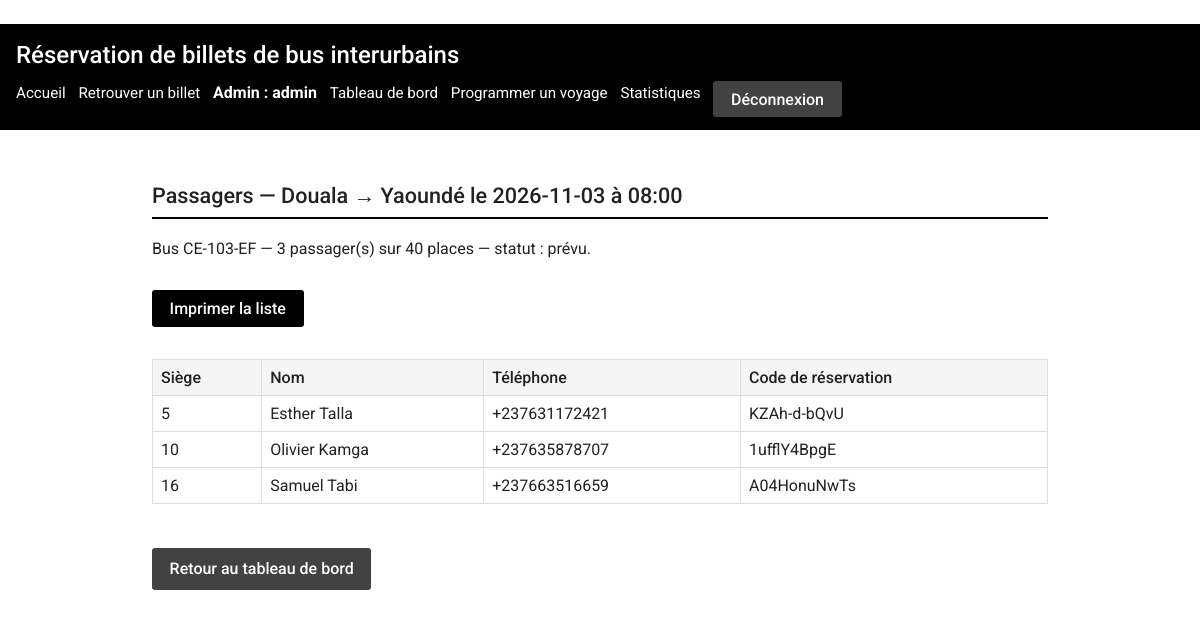
/admin/voyages/57/passagers (signed in), run on the app's committed database.
### tables this page shows
CREATE TABLE trajets (
    id              INTEGER PRIMARY KEY AUTOINCREMENT,
    ville_depart    TEXT NOT NULL
                    CHECK (ville_depart IN ('Douala','Yaoundé','Bafoussam','Kribi','Buea')),
    ville_arrivee   TEXT NOT NULL
                    CHECK (ville_arrivee IN ('Douala','Yaoundé','Bafoussam','Kribi','Buea')),
    duree_minutes   INTEGER NOT NULL CHECK (duree_minutes > 0),
    prix_classique  REAL NOT NULL CHECK (prix_classique > 0),
    prix_vip        REAL NOT NULL CHECK (prix_vip > 0),
    CHECK (ville_depart <> ville_arrivee)
);

CREATE TABLE voyages (
    id        INTEGER PRIMARY KEY AUTOINCREMENT,
    trajet_id INTEGER NOT NULL REFERENCES trajets(id),
    bus_id    INTEGER NOT NULL REFERENCES bus(id),
    date      TEXT NOT NULL,            -- format ISO AAAA-MM-JJ
    heure     TEXT NOT NULL,            -- format HH:MM
    statut    TEXT NOT NULL DEFAULT 'prévu'
              CHECK (statut IN ('prévu','parti','annulé'))
);

CREATE TABLE bus (
    id              INTEGER PRIMARY KEY AUTOINCREMENT,
    immatriculation TEXT NOT NULL UNIQUE,
    nombre_places   INTEGER NOT NULL CHECK (nombre_places BETWEEN 1 AND 100),
    type            TEXT NOT NULL CHECK (type IN ('classique','vip'))
);

CREATE TABLE billets (
    id               INTEGER PRIMARY KEY AUTOINCREMENT,
    voyage_id        INTEGER NOT NULL REFERENCES voyages(id),
    numero_siege     INTEGER NOT NULL CHECK (numero_siege >= 1),
    nom              TEXT NOT NULL,
    telephone        TEXT NOT NULL,
    piece_identite   TEXT NOT NULL,
    code_reservation TEXT NOT NULL UNIQUE,
    date_achat       TEXT NOT NULL,     -- format ISO AAAA-MM-JJ
    -- Anti double-vente : un siège jamais deux fois pour le même voyage
    UNIQUE (voyage_id, numero_siege)
);

### app.py (the view)
@app.route("/admin/voyages/<int:voyage_id>/passagers")
@administrateur_requis
def admin_passagers(voyage_id):
    bdd = get_db()
    voyage = bdd.execute(
        """SELECT v.id, v.date, v.heure, v.statut,
                  t.ville_depart, t.ville_arrivee,
                  b.immatriculation, b.nombre_places
           FROM voyages v
           JOIN trajets t ON t.id = v.trajet_id
           JOIN bus b ON b.id = v.bus_id
           WHERE v.id = ?""",
        (voyage_id,),
    ).fetchone()
    if voyage is None:
        flash("Voyage introuvable.", "erreur")
        return redirect(url_for("admin_tableau"))
    passagers = bdd.execute(
        """SELECT nom, telephone, numero_siege, code_reservation
           FROM billets WHERE voyage_id = ?
           ORDER BY numero_siege""",
        (voyage_id,),
    ).fetchall()
    return render_template(
        "admin/passagers.html", voyage=voyage, passagers=passagers
    )

### app.py (called while the page is built)
def get_db():
    if "bdd" not in g:
        g.bdd = sqlite3.connect(CHEMIN_BDD)
        g.bdd.row_factory = sqlite3.Row
        g.bdd.execute("PRAGMA foreign_keys = ON")
    return g.bdd

@app.teardown_appcontext
def fermer_bdd(exception):
    bdd = g.pop("bdd", None)
    if bdd is not None:
        bdd.close()

def administrateur_requis(vue):
    @wraps(vue)
    def enveloppe(*args, **kwargs):
        if session.get("admin_id") is None:
            flash("Accès refusé : connectez-vous à l'administration.", "erreur")
            return redirect(url_for("admin_connexion"))
        return vue(*args, **kwargs)
    return enveloppe

### templates/admin/passagers.html (shortened to what this page needs)
﻿{% extends "admin/base_admin.html" %}
{% block contenu_admin %}
<section>
  <h2>Passagers — {{ voyage.ville_depart }} → {{ voyage.ville_arrivee }}
      le {{ voyage.date }} à {{ voyage.heure }}</h2>
  <p>Bus {{ voyage.immatriculation }} — {{ passagers|length }} passager(s)
     sur {{ voyage.nombre_places }} places — statut : {{ voyage.statut }}.</p>
  <p class="pas-a-imprimer">
    <button type="button" onclick="window.print()">Imprimer la liste</button>
  </p>
  {% if passagers %}
    <div class="defilement">
    <table>
      <thead>
        <tr>
          <th scope="col">Siège</th>
          <th scope="col">Nom</th>
          <th scope="col">Téléphone</th>
          <th scope="col">Code de réservation</th>
        </tr>
      </thead>
      <tbody>
        {% for passager in passagers %}
          <tr>
            <td>{{ passager.numero_siege }}</td>
            <td>{{ passager.nom }}</td>
            <td>{{ passager.telephone }}</td>
            <td>{{ passager.code_reservation }}</td>
          </tr>
        {% endfor %}
      </tbody>
    </table>
  </div>
  {% else %}
    <p>Aucun passager pour ce voyage.</p>
  {% endif %}
  <p class="pas-a-imprimer">
    <a class="btn secondary" href="{{ url_for('admin_tableau') }}">Retour au tableau de bord</a>
  </p>
</section>
{% endblock %}

### static/css/style.css (style rules this page uses)
:root { --fond: #ffffff; --gris-clair: #f5f5f5; --gris: #9e9e9e; --gris-fonce: #424242; --texte: #212121; --accent: #000000; --bordure: #dddddd; --rouge-erreur: #b71c1c; --vert-succes: #1b5e20; }
* { box-sizing: border-box; }
body { margin: 0; font-family: 'Roboto', 'Segoe UI', Arial, sans-serif; font-size: 16px; line-height: 1.5; color: var(--texte); background: var(--fond); }
h2 { font-size: 1.15rem; font-weight: 500; border-bottom: 2px solid var(--accent); padding-bottom: 0.3rem; }
input, select, button { font-family: inherit; font-size: 1rem; }
button, .btn { display: inline-block; margin-top: 0.8rem; padding: 0.55rem 1.1rem; border: none; border-radius: 3px; background: var(--accent); color: var(--fond); text-decoration: none; cursor: pointer; font-weight: 500; }
button.secondary, .btn.secondary { background: var(--gris-fonce); }
table { width: 100%; border-collapse: collapse; margin: 1rem 0; }
.defilement { overflow-x: auto; }
th, td { border: 1px solid var(--bordure); padding: 0.5rem; text-align: left; }
th { background: var(--gris-clair); font-weight: 500; }
@media (min-width: 900px) { h2 { font-size: 1.35rem; } }

### data on the page
trajets: ville_depart "Douala", ville_arrivee "Yaoundé"
voyages: date "2026-11-03", heure "08:00", statut "prévu"
bus: immatriculation "CE-103-EF", nombre_places "40"
billets: numero_siege "5", nom "Esther Talla", telephone "+237631172421", code_reservation "KZAh-d-bQvU"
billets: numero_siege "10", nom "Olivier Kamga", telephone "+237635878707", code_reservation "1ufflY4BpgE"
billets: numero_siege "16", nom "Samuel Tabi", telephone "+237663516659", code_reservation "A04HonuNwTs"

### other printed values
{{ session.admin_nom }} "admin"
{{ passagers|length }} "3"
